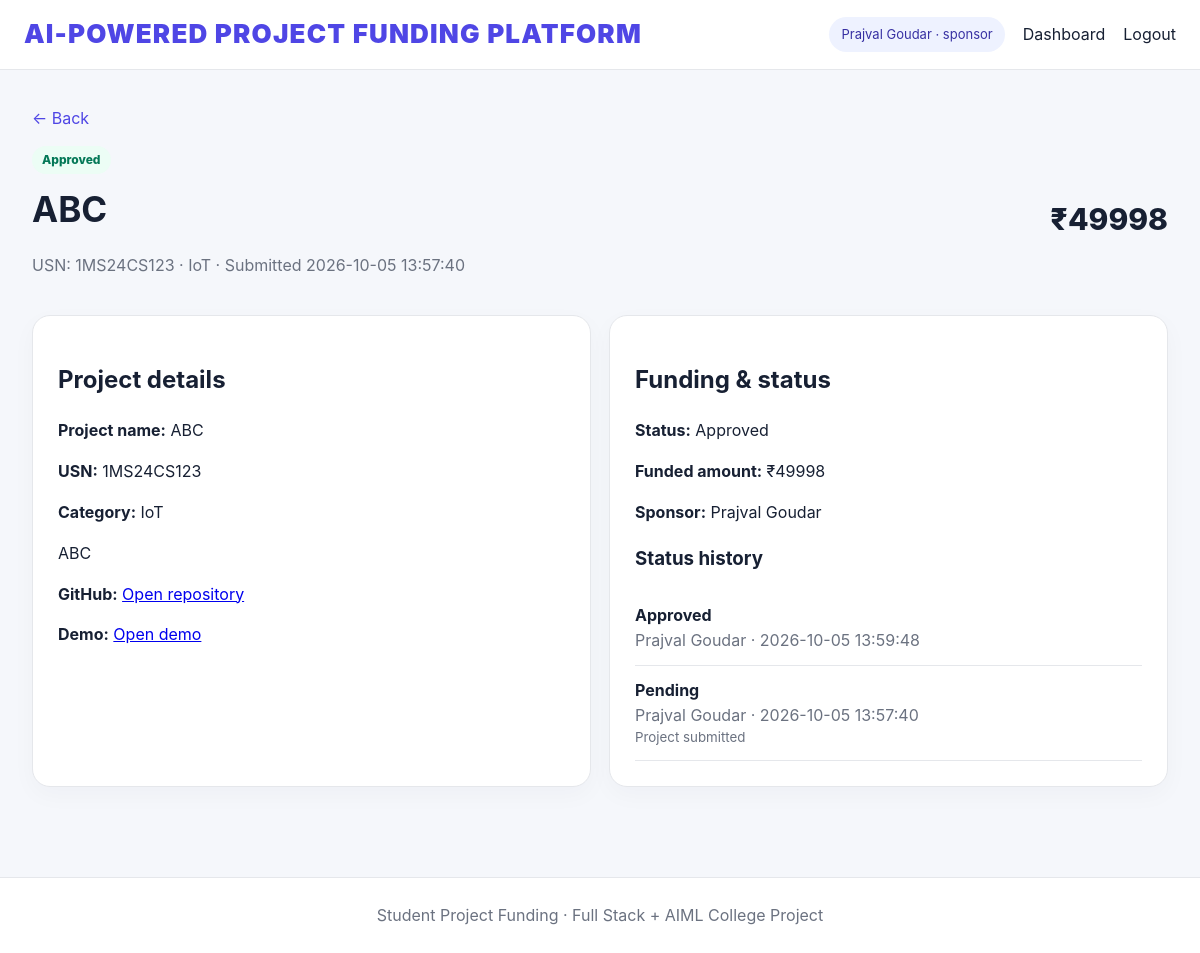
The app's page /project/2 (signed in) with its own data.
### tables this page shows
CREATE TABLE users (
        id INTEGER PRIMARY KEY AUTOINCREMENT,
        username TEXT UNIQUE NOT NULL,
        name TEXT NOT NULL,
        mobile TEXT,
        email TEXT,
        password_hash TEXT NOT NULL,
        role TEXT NOT NULL CHECK(role IN ('student','sponsor')),
        wallet_balance REAL NOT NULL DEFAULT 0,
        created_at TIMESTAMP DEFAULT CURRENT_TIMESTAMP
    );

CREATE TABLE projects (
        id INTEGER PRIMARY KEY AUTOINCREMENT,
        student_id INTEGER NOT NULL,
        title TEXT NOT NULL,
        description TEXT NOT NULL,
        category TEXT NOT NULL,
        usn TEXT NOT NULL,
        student_name TEXT NOT NULL,
        github_link TEXT,
        demo_link TEXT,
        required_amount REAL NOT NULL DEFAULT 0,
        status TEXT NOT NULL DEFAULT 'pending'
            CHECK(status IN ('pending','approved','rejected')),
        sponsor_id INTEGER,
        sponsor_comment TEXT,
        funded_amount REAL NOT NULL DEFAULT 0,
        created_at TIMESTAMP DEFAULT CURRENT_TIMESTAMP,
        FOREIGN KEY(student_id) REFERENCES users(id),
        FOREIGN KEY(sponsor_id) REFERENCES users(id)
    );

CREATE TABLE status_history (
        id INTEGER PRIMARY KEY AUTOINCREMENT,
        project_id INTEGER NOT NULL,
        old_status TEXT,
        new_status TEXT NOT NULL,
        changed_by INTEGER,
        comment TEXT,
        changed_at TIMESTAMP DEFAULT CURRENT_TIMESTAMP,
        FOREIGN KEY(project_id) REFERENCES projects(id),
        FOREIGN KEY(changed_by) REFERENCES users(id)
    );

### app.py (the view)
@app.route("/project/<int:project_id>")
def project_detail(project_id):
    guard = login_required()
    if guard:
        return guard
    conn = db()
    project = conn.execute("""
        SELECT p.*, COALESCE(NULLIF(p.student_name,''),s.name) AS student_name, s.mobile AS student_mobile, s.email AS student_email,
               sp.name AS sponsor_name
        FROM projects p
        JOIN users s ON p.student_id=s.id
        LEFT JOIN users sp ON p.sponsor_id=sp.id
        WHERE p.id=?
    """, (project_id,)).fetchone()
    history = conn.execute("""
        SELECT h.*, u.name AS changer
        FROM status_history h LEFT JOIN users u ON h.changed_by=u.id
        WHERE h.project_id=? ORDER BY h.changed_at DESC
    """, (project_id,)).fetchall()
    conn.close()
    if not project:
        flash("Project not found.", "error")
        return redirect(url_for("dashboard"))
    user = current_user()
    if user["role"] == "student" and project["student_id"] != user["id"]:
        flash("You cannot access this project.", "error")
        return redirect(url_for("student_dashboard"))
    return render_template("project_detail.html", project=project, history=history)

### app.py (called while the page is built)
def db():
    conn = sqlite3.connect(DB_PATH)
    conn.row_factory = sqlite3.Row
    conn.execute("PRAGMA foreign_keys = ON")
    return conn

def current_user():
    uid = session.get("user_id")
    if not uid:
        return None
    conn = db()
    user = conn.execute("SELECT * FROM users WHERE id=?", (uid,)).fetchone()
    conn.close()
    return user

@app.context_processor
def inject_user():
    return {"current_user": current_user()}

def login_required(role=None):
    user = current_user()
    if not user:
        return redirect(url_for("login"))
    if role and user["role"] != role:
        return redirect(url_for("dashboard"))
    return None

### templates/project_detail.html
{% extends "base.html" %}
{% block content %}
<a href="{{ url_for('student_dashboard') }}" class="back">← Back</a>
<div class="page-head"><div><span class="status {{ project['status'] }}">{{ project["status"]|capitalize }}</span><h1>{{ project["title"] }}</h1><p class="muted">USN: {{ project["usn"] }} · {{ project["category"] }} · Submitted {{ project["created_at"] }}</p></div><div class="amount">₹{{ "%.0f"|format(project["required_amount"]) }}</div></div>
<div class="grid two">
<div class="card"><h2>Project details</h2><p><b>Project name:</b> {{ project["title"] }}</p><p><b>USN:</b> {{ project["usn"] }}</p><p><b>Category:</b> {{ project["category"] }}</p><p>{{ project["description"] }}</p><p><b>GitHub:</b> {% if project["github_link"] %}<a href="{{ project['github_link'] }}" target="_blank">Open repository</a>{% else %}Not provided{% endif %}</p><p><b>Demo:</b> {% if project["demo_link"] %}<a href="{{ project['demo_link'] }}" target="_blank">Open demo</a>{% else %}Not provided{% endif %}</p></div>
<div class="card"><h2>Funding & status</h2><p><b>Status:</b> {{ project["status"]|capitalize }}</p><p><b>Funded amount:</b> ₹{{ "%.0f"|format(project["funded_amount"]) }}</p><p><b>Sponsor:</b> {{ project["sponsor_name"] or "Awaiting sponsor" }}</p>{% if project["sponsor_comment"] %}<p><b>Sponsor comment:</b> {{ project["sponsor_comment"] }}</p>{% endif %}<h3>Status history</h3>{% for h in history %}<div class="history"><b>{{ h["new_status"]|capitalize }}</b><span>{{ h["changer"] or "System" }} · {{ h["changed_at"] }}</span>{% if h["comment"] %}<small>{{ h["comment"] }}</small>{% endif %}</div>{% endfor %}</div>
</div>
{% endblock %}

### templates/base.html (shortened to what this page needs)
<!doctype html>
<html lang="en">
<head>
<link rel="stylesheet" href="{{ url_for('static', filename='style.css') }}">
</head>
<body>
<nav class="nav"><a class="brand" href="{{ url_for('home') }}"><span class="platform-title">AI-POWERED PROJECT FUNDING PLATFORM</span></a><div class="navlinks">{% if current_user %}<span class="user-pill">{{ current_user["name"] }} · {{ current_user["role"] }}</span><a href="{{ url_for('dashboard') }}">Dashboard</a><a href="{{ url_for('logout') }}">Logout</a>{% else %}<a href="{{ url_for('login') }}">Login</a><a class="btn small primary" href="{{ url_for('register') }}">Register</a>{% endif %}</div></nav>
<main class="container">
{% block content %}{% endblock %}
</main>
<footer>Student Project Funding · Full Stack + AIML College Project</footer>
</body>
</html>

### static/style.css (style rules this page uses)
:root { --bg:#f5f7fb;--card:#fff;--text:#172033;--muted:#6b7280;--primary:#4f46e5;--primary2:#3730a3;--green:#059669;--red:#dc2626;--yellow:#d97706;--border:#e5e7eb }
* { box-sizing:border-box }
body { margin:0;background:var(--bg);color:var(--text);font-family:Inter,system-ui,-apple-system,Segoe UI,sans-serif;line-height:1.55 }
.nav { height:70px;background:#fff;border-bottom:1px solid var(--border);display:flex;align-items:center;justify-content:space-between;padding:0 max(24px,calc((100vw - 1180px)/2));position:sticky;top:0;z-index:5 }
.brand { font-size:26px;font-weight:800;color:var(--text);text-decoration:none }
.brand span { color:var(--primary) }
.navlinks { display:flex;align-items:center;gap:18px }
.navlinks a { color:var(--text);text-decoration:none }
.user-pill { background:#eef2ff;color:#3730a3;padding:7px 12px;border-radius:999px;font-size:13px }
.container { max-width:1180px;margin:auto;padding:36px 22px 70px }
.card { background:var(--card);border:1px solid var(--border);border-radius:18px;padding:25px;box-shadow:0 8px 25px #17203308;margin-bottom:20px }
.grid { display:grid;gap:18px }
.grid.two { grid-template-columns:repeat(2,minmax(0,1fr)) }
.page-head { display:flex;justify-content:space-between;align-items:center;gap:20px;margin-bottom:22px }
.page-head h1 { margin:8px 0 2px;font-size:35px }
.muted { color:var(--muted) }
.status { display:inline-block;padding:5px 10px;border-radius:999px;font-size:12px;font-weight:800 }
.status.approved { background:#ecfdf5;color:#047857 }
.back { display:inline-block;margin-bottom:15px;color:#4f46e5;text-decoration:none }
.amount { font-size:30px;font-weight:850 }
.history { padding:12px 0;border-bottom:1px solid var(--border) }
.history span,.history small { display:block;color:var(--muted) }
footer { text-align:center;color:var(--muted);padding:25px;border-top:1px solid var(--border);background:#fff }
.platform-title { color:var(--primary);font-weight:900;letter-spacing:.045em;font-size:26px;white-space:nowrap }

### records on screen
users: name "Prajval Goudar", role "sponsor"
projects: status "Approved", title "ABC", usn "1MS24CS123", category "IoT", created_at "2026-10-05 13:57:40", required_amount "49998", description "ABC", funded_amount "49998"
users: name "Prajval Goudar"
status_history: new_status "Approved", name "Prajval Goudar", changed_at "2026-10-05 13:59:48"
status_history: new_status "Pending", name "Prajval Goudar", changed_at "2026-10-05 13:57:40", comment "Project submitted"
